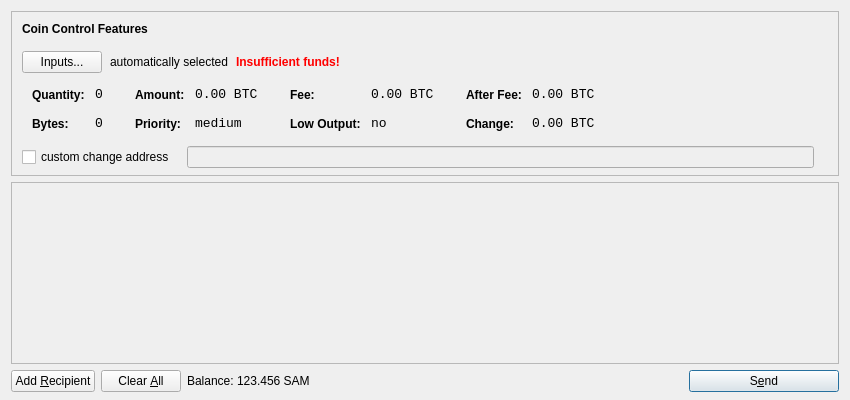
<?xml version="1.0" encoding="UTF-8"?>
<ui version="4.0">
 <class>SendCoinsDialog</class>
 <widget class="QDialog" name="SendCoinsDialog">
  <property name="geometry">
   <rect>
    <x>0</x>
    <y>0</y>
    <width>850</width>
    <height>400</height>
   </rect>
  </property>
  <property name="windowTitle">
   <string>Send Coins</string>
  </property>
  <layout class="QVBoxLayout" name="verticalLayout" stretch="0,1,0">
   <property name="bottomMargin">
    <number>8</number>
   </property>
   <item>
    <widget class="QFrame" name="frameCoinControl">
     <property name="sizePolicy">
      <sizepolicy hsizetype="Expanding" vsizetype="Expanding">
       <horstretch>0</horstretch>
       <verstretch>0</verstretch>
      </sizepolicy>
     </property>
     <property name="maximumSize">
      <size>
       <width>16777215</width>
       <height>16777215</height>
      </size>
     </property>
     <property name="frameShape">
      <enum>QFrame::StyledPanel</enum>
     </property>
     <property name="frameShadow">
      <enum>QFrame::Sunken</enum>
     </property>
     <layout class="QVBoxLayout" name="verticalLayoutCoinControl2">
      <property name="spacing">
       <number>-1</number>
      </property>
      <property name="leftMargin">
       <number>0</number>
      </property>
      <property name="topMargin">
       <number>0</number>
      </property>
      <property name="rightMargin">
       <number>0</number>
      </property>
      <property name="bottomMargin">
       <number>6</number>
      </property>
      <item>
       <layout class="QVBoxLayout" name="verticalLayoutCoinControl" stretch="0,0,0,0,1">
        <property name="spacing">
         <number>0</number>
        </property>
        <property name="leftMargin">
         <number>10</number>
        </property>
        <property name="topMargin">
         <number>10</number>
        </property>
        <item>
         <layout class="QHBoxLayout" name="horizontalLayoutCoinControl1">
          <property name="bottomMargin">
           <number>15</number>
          </property>
          <item>
           <widget class="QLabel" name="labelCoinControlFeatures">
            <property name="sizePolicy">
             <sizepolicy hsizetype="Preferred" vsizetype="Maximum">
              <horstretch>0</horstretch>
              <verstretch>0</verstretch>
             </sizepolicy>
            </property>
            <property name="font">
             <font>
              <weight>75</weight>
              <bold>true</bold>
             </font>
            </property>
            <property name="styleSheet">
             <string notr="true">font-weight:bold;</string>
            </property>
            <property name="text">
             <string>Coin Control Features</string>
            </property>
           </widget>
          </item>
         </layout>
        </item>
        <item>
         <layout class="QHBoxLayout" name="horizontalLayoutCoinControl2" stretch="0,0,0,0">
          <property name="spacing">
           <number>8</number>
          </property>
          <property name="bottomMargin">
           <number>10</number>
          </property>
          <item>
           <widget class="QPushButton" name="pushButtonCoinControl">
            <property name="styleSheet">
             <string notr="true"/>
            </property>
            <property name="text">
             <string>Inputs...</string>
            </property>
           </widget>
          </item>
          <item>
           <widget class="QLabel" name="labelCoinControlAutomaticallySelected">
            <property name="text">
             <string>automatically selected</string>
            </property>
            <property name="margin">
             <number>5</number>
            </property>
           </widget>
          </item>
          <item>
           <widget class="QLabel" name="labelCoinControlInsuffFunds">
            <property name="font">
             <font>
              <weight>75</weight>
              <bold>true</bold>
             </font>
            </property>
            <property name="styleSheet">
             <string notr="true">color:red;font-weight:bold;</string>
            </property>
            <property name="text">
             <string>Insufficient funds!</string>
            </property>
            <property name="margin">
             <number>5</number>
            </property>
           </widget>
          </item>
          <item>
           <spacer name="horizontalSpacerCoinControl">
            <property name="orientation">
             <enum>Qt::Horizontal</enum>
            </property>
            <property name="sizeHint" stdset="0">
             <size>
              <width>40</width>
              <height>1</height>
             </size>
            </property>
           </spacer>
          </item>
         </layout>
        </item>
        <item>
         <widget class="QWidget" name="widgetCoinControl" native="true">
          <property name="sizePolicy">
           <sizepolicy hsizetype="Preferred" vsizetype="Preferred">
            <horstretch>0</horstretch>
            <verstretch>0</verstretch>
           </sizepolicy>
          </property>
          <property name="minimumSize">
           <size>
            <width>0</width>
            <height>0</height>
           </size>
          </property>
          <property name="styleSheet">
           <string notr="true"/>
          </property>
          <layout class="QHBoxLayout" name="horizontalLayoutCoinControl5">
           <property name="margin">
            <number>0</number>
           </property>
           <item>
            <layout class="QHBoxLayout" name="horizontalLayoutCoinControl3" stretch="0,0,0,1">
             <property name="spacing">
              <number>20</number>
             </property>
             <property name="topMargin">
              <number>0</number>
             </property>
             <property name="bottomMargin">
              <number>10</number>
             </property>
             <item>
              <layout class="QFormLayout" name="formLayoutCoinControl1">
               <property name="horizontalSpacing">
                <number>10</number>
               </property>
               <property name="verticalSpacing">
                <number>14</number>
               </property>
               <property name="leftMargin">
                <number>10</number>
               </property>
               <property name="topMargin">
                <number>4</number>
               </property>
               <property name="rightMargin">
                <number>6</number>
               </property>
               <item row="0" column="0">
                <widget class="QLabel" name="labelCoinControlQuantityText">
                 <property name="styleSheet">
                  <string notr="true">font-weight:bold;</string>
                 </property>
                 <property name="text">
                  <string>Quantity:</string>
                 </property>
                 <property name="margin">
                  <number>0</number>
                 </property>
                </widget>
               </item>
               <item row="0" column="1">
                <widget class="QLabel" name="labelCoinControlQuantity">
                 <property name="font">
                  <font>
                   <family>Monospace</family>
                   <pointsize>10</pointsize>
                  </font>
                 </property>
                 <property name="cursor">
                  <cursorShape>IBeamCursor</cursorShape>
                 </property>
                 <property name="contextMenuPolicy">
                  <enum>Qt::ActionsContextMenu</enum>
                 </property>
                 <property name="text">
                  <string notr="true">0</string>
                 </property>
                 <property name="margin">
                  <number>0</number>
                 </property>
                 <property name="textInteractionFlags">
                  <set>Qt::LinksAccessibleByMouse|Qt::TextSelectableByKeyboard|Qt::TextSelectableByMouse</set>
                 </property>
                </widget>
               </item>
               <item row="1" column="0">
                <widget class="QLabel" name="labelCoinControlBytesText">
                 <property name="styleSheet">
                  <string notr="true">font-weight:bold;</string>
                 </property>
                 <property name="text">
                  <string>Bytes:</string>
                 </property>
                </widget>
               </item>
               <item row="1" column="1">
                <widget class="QLabel" name="labelCoinControlBytes">
                 <property name="font">
                  <font>
                   <family>Monospace</family>
                   <pointsize>10</pointsize>
                  </font>
                 </property>
                 <property name="cursor">
                  <cursorShape>IBeamCursor</cursorShape>
                 </property>
                 <property name="contextMenuPolicy">
                  <enum>Qt::ActionsContextMenu</enum>
                 </property>
                 <property name="text">
                  <string notr="true">0</string>
                 </property>
                 <property name="textInteractionFlags">
                  <set>Qt::LinksAccessibleByMouse|Qt::TextSelectableByKeyboard|Qt::TextSelectableByMouse</set>
                 </property>
                </widget>
               </item>
              </layout>
             </item>
             <item>
              <layout class="QFormLayout" name="formLayoutCoinControl2">
               <property name="horizontalSpacing">
                <number>10</number>
               </property>
               <property name="verticalSpacing">
                <number>14</number>
               </property>
               <property name="leftMargin">
                <number>6</number>
               </property>
               <property name="topMargin">
                <number>4</number>
               </property>
               <property name="rightMargin">
                <number>6</number>
               </property>
               <item row="0" column="0">
                <widget class="QLabel" name="labelCoinControlAmountText">
                 <property name="styleSheet">
                  <string notr="true">font-weight:bold;</string>
                 </property>
                 <property name="text">
                  <string>Amount:</string>
                 </property>
                 <property name="margin">
                  <number>0</number>
                 </property>
                </widget>
               </item>
               <item row="0" column="1">
                <widget class="QLabel" name="labelCoinControlAmount">
                 <property name="font">
                  <font>
                   <family>Monospace</family>
                   <pointsize>10</pointsize>
                  </font>
                 </property>
                 <property name="cursor">
                  <cursorShape>IBeamCursor</cursorShape>
                 </property>
                 <property name="contextMenuPolicy">
                  <enum>Qt::ActionsContextMenu</enum>
                 </property>
                 <property name="text">
                  <string notr="true">0.00 BTC</string>
                 </property>
                 <property name="textInteractionFlags">
                  <set>Qt::LinksAccessibleByMouse|Qt::TextSelectableByKeyboard|Qt::TextSelectableByMouse</set>
                 </property>
                </widget>
               </item>
               <item row="1" column="0">
                <widget class="QLabel" name="labelCoinControlPriorityText">
                 <property name="styleSheet">
                  <string notr="true">font-weight:bold;</string>
                 </property>
                 <property name="text">
                  <string>Priority:</string>
                 </property>
                </widget>
               </item>
               <item row="1" column="1">
                <widget class="QLabel" name="labelCoinControlPriority">
                 <property name="font">
                  <font>
                   <family>Monospace</family>
                   <pointsize>10</pointsize>
                  </font>
                 </property>
                 <property name="cursor">
                  <cursorShape>IBeamCursor</cursorShape>
                 </property>
                 <property name="contextMenuPolicy">
                  <enum>Qt::ActionsContextMenu</enum>
                 </property>
                 <property name="text">
                  <string>medium</string>
                 </property>
                 <property name="textInteractionFlags">
                  <set>Qt::LinksAccessibleByMouse|Qt::TextSelectableByKeyboard|Qt::TextSelectableByMouse</set>
                 </property>
                </widget>
               </item>
              </layout>
             </item>
             <item>
              <layout class="QFormLayout" name="formLayoutCoinControl3">
               <property name="horizontalSpacing">
                <number>10</number>
               </property>
               <property name="verticalSpacing">
                <number>14</number>
               </property>
               <property name="leftMargin">
                <number>6</number>
               </property>
               <property name="topMargin">
                <number>4</number>
               </property>
               <property name="rightMargin">
                <number>6</number>
               </property>
               <item row="0" column="0">
                <widget class="QLabel" name="labelCoinControlFeeText">
                 <property name="styleSheet">
                  <string notr="true">font-weight:bold;</string>
                 </property>
                 <property name="text">
                  <string>Fee:</string>
                 </property>
                 <property name="margin">
                  <number>0</number>
                 </property>
                </widget>
               </item>
               <item row="0" column="1">
                <widget class="QLabel" name="labelCoinControlFee">
                 <property name="font">
                  <font>
                   <family>Monospace</family>
                   <pointsize>10</pointsize>
                  </font>
                 </property>
                 <property name="cursor">
                  <cursorShape>IBeamCursor</cursorShape>
                 </property>
                 <property name="contextMenuPolicy">
                  <enum>Qt::ActionsContextMenu</enum>
                 </property>
                 <property name="text">
                  <string notr="true">0.00 BTC</string>
                 </property>
                 <property name="textInteractionFlags">
                  <set>Qt::LinksAccessibleByMouse|Qt::TextSelectableByKeyboard|Qt::TextSelectableByMouse</set>
                 </property>
                </widget>
               </item>
               <item row="1" column="0">
                <widget class="QLabel" name="labelCoinControlLowOutputText">
                 <property name="styleSheet">
                  <string notr="true">font-weight:bold;</string>
                 </property>
                 <property name="text">
                  <string>Low Output:</string>
                 </property>
                </widget>
               </item>
               <item row="1" column="1">
                <widget class="QLabel" name="labelCoinControlLowOutput">
                 <property name="font">
                  <font>
                   <family>Monospace</family>
                   <pointsize>10</pointsize>
                  </font>
                 </property>
                 <property name="cursor">
                  <cursorShape>IBeamCursor</cursorShape>
                 </property>
                 <property name="contextMenuPolicy">
                  <enum>Qt::ActionsContextMenu</enum>
                 </property>
                 <property name="text">
                  <string>no</string>
                 </property>
                 <property name="textInteractionFlags">
                  <set>Qt::LinksAccessibleByMouse|Qt::TextSelectableByKeyboard|Qt::TextSelectableByMouse</set>
                 </property>
                </widget>
               </item>
              </layout>
             </item>
             <item>
              <layout class="QFormLayout" name="formLayoutCoinControl4">
               <property name="horizontalSpacing">
                <number>10</number>
               </property>
               <property name="verticalSpacing">
                <number>14</number>
               </property>
               <property name="leftMargin">
                <number>6</number>
               </property>
               <property name="topMargin">
                <number>4</number>
               </property>
               <property name="rightMargin">
                <number>6</number>
               </property>
               <item row="0" column="0">
                <widget class="QLabel" name="labelCoinControlAfterFeeText">
                 <property name="styleSheet">
                  <string notr="true">font-weight:bold;</string>
                 </property>
                 <property name="text">
                  <string>After Fee:</string>
                 </property>
                 <property name="margin">
                  <number>0</number>
                 </property>
                </widget>
               </item>
               <item row="0" column="1">
                <widget class="QLabel" name="labelCoinControlAfterFee">
                 <property name="font">
                  <font>
                   <family>Monospace</family>
                   <pointsize>10</pointsize>
                  </font>
                 </property>
                 <property name="cursor">
                  <cursorShape>IBeamCursor</cursorShape>
                 </property>
                 <property name="contextMenuPolicy">
                  <enum>Qt::ActionsContextMenu</enum>
                 </property>
                 <property name="text">
                  <string notr="true">0.00 BTC</string>
                 </property>
                 <property name="textInteractionFlags">
                  <set>Qt::LinksAccessibleByMouse|Qt::TextSelectableByKeyboard|Qt::TextSelectableByMouse</set>
                 </property>
                </widget>
               </item>
               <item row="1" column="0">
                <widget class="QLabel" name="labelCoinControlChangeText">
                 <property name="styleSheet">
                  <string notr="true">font-weight:bold;</string>
                 </property>
                 <property name="text">
                  <string>Change:</string>
                 </property>
                </widget>
               </item>
               <item row="1" column="1">
                <widget class="QLabel" name="labelCoinControlChange">
                 <property name="font">
                  <font>
                   <family>Monospace</family>
                   <pointsize>10</pointsize>
                  </font>
                 </property>
                 <property name="cursor">
                  <cursorShape>IBeamCursor</cursorShape>
                 </property>
                 <property name="contextMenuPolicy">
                  <enum>Qt::ActionsContextMenu</enum>
                 </property>
                 <property name="text">
                  <string notr="true">0.00 BTC</string>
                 </property>
                 <property name="textInteractionFlags">
                  <set>Qt::LinksAccessibleByMouse|Qt::TextSelectableByKeyboard|Qt::TextSelectableByMouse</set>
                 </property>
                </widget>
               </item>
              </layout>
             </item>
            </layout>
           </item>
          </layout>
         </widget>
        </item>
        <item>
         <layout class="QHBoxLayout" name="horizontalLayoutCoinControl4" stretch="0,0,0">
          <property name="spacing">
           <number>12</number>
          </property>
          <property name="sizeConstraint">
           <enum>QLayout::SetDefaultConstraint</enum>
          </property>
          <property name="topMargin">
           <number>5</number>
          </property>
          <property name="rightMargin">
           <number>5</number>
          </property>
          <item>
           <widget class="QCheckBox" name="checkBoxCoinControlChange">
            <property name="text">
             <string>custom change address</string>
            </property>
           </widget>
          </item>
          <item>
           <widget class="QLineEdit" name="lineEditCoinControlChange">
            <property name="enabled">
             <bool>false</bool>
            </property>
            <property name="sizePolicy">
             <sizepolicy hsizetype="Expanding" vsizetype="Fixed">
              <horstretch>0</horstretch>
              <verstretch>0</verstretch>
             </sizepolicy>
            </property>
           </widget>
          </item>
          <item>
           <widget class="QLabel" name="labelCoinControlChangeLabel">
            <property name="sizePolicy">
             <sizepolicy hsizetype="Preferred" vsizetype="Expanding">
              <horstretch>0</horstretch>
              <verstretch>0</verstretch>
             </sizepolicy>
            </property>
            <property name="minimumSize">
             <size>
              <width>0</width>
              <height>0</height>
             </size>
            </property>
            <property name="text">
             <string/>
            </property>
            <property name="margin">
             <number>3</number>
            </property>
           </widget>
          </item>
         </layout>
        </item>
        <item>
         <spacer name="verticalSpacerCoinControl">
          <property name="orientation">
           <enum>Qt::Vertical</enum>
          </property>
          <property name="sizeHint" stdset="0">
           <size>
            <width>800</width>
            <height>1</height>
           </size>
          </property>
         </spacer>
        </item>
       </layout>
      </item>
     </layout>
    </widget>
   </item>
   <item>
    <widget class="QScrollArea" name="scrollArea">
     <property name="widgetResizable">
      <bool>true</bool>
     </property>
     <widget class="QWidget" name="scrollAreaWidgetContents">
      <property name="geometry">
       <rect>
        <x>0</x>
        <y>0</y>
        <width>830</width>
        <height>165</height>
       </rect>
      </property>
      <layout class="QVBoxLayout" name="verticalLayout_2">
       <property name="margin">
        <number>0</number>
       </property>
       <item>
        <layout class="QVBoxLayout" name="entries">
         <property name="spacing">
          <number>6</number>
         </property>
        </layout>
       </item>
       <item>
        <spacer name="verticalSpacer">
         <property name="orientation">
          <enum>Qt::Vertical</enum>
         </property>
         <property name="sizeHint" stdset="0">
          <size>
           <width>20</width>
           <height>40</height>
          </size>
         </property>
        </spacer>
       </item>
      </layout>
     </widget>
    </widget>
   </item>
   <item>
    <layout class="QHBoxLayout" name="horizontalLayout">
     <item>
      <widget class="QPushButton" name="addButton">
       <property name="toolTip">
        <string>Send to multiple recipients at once</string>
       </property>
       <property name="text">
        <string>Add &amp;Recipient</string>
       </property>
       <property name="icon">
        <iconset resource="../bitcoin.qrc">
         <normaloff>:/icons/add</normaloff>:/icons/add</iconset>
       </property>
       <property name="autoDefault">
        <bool>false</bool>
       </property>
      </widget>
     </item>
     <item>
      <widget class="QPushButton" name="clearButton">
       <property name="sizePolicy">
        <sizepolicy hsizetype="Minimum" vsizetype="Fixed">
         <horstretch>0</horstretch>
         <verstretch>0</verstretch>
        </sizepolicy>
       </property>
       <property name="toolTip">
        <string>Remove all transaction fields</string>
       </property>
       <property name="text">
        <string>Clear &amp;All</string>
       </property>
       <property name="icon">
        <iconset resource="../bitcoin.qrc">
         <normaloff>:/icons/remove</normaloff>:/icons/remove</iconset>
       </property>
       <property name="autoRepeatDelay">
        <number>300</number>
       </property>
       <property name="autoDefault">
        <bool>false</bool>
       </property>
      </widget>
     </item>
     <item>
      <layout class="QHBoxLayout" name="horizontalLayout_2">
       <property name="spacing">
        <number>3</number>
       </property>
       <item>
        <widget class="QLabel" name="label">
         <property name="text">
          <string>Balance:</string>
         </property>
        </widget>
       </item>
       <item>
        <widget class="QLabel" name="labelBalance">
         <property name="cursor">
          <cursorShape>IBeamCursor</cursorShape>
         </property>
         <property name="text">
          <string>123.456 SAM</string>
         </property>
         <property name="textInteractionFlags">
          <set>Qt::LinksAccessibleByMouse|Qt::TextSelectableByKeyboard|Qt::TextSelectableByMouse</set>
         </property>
        </widget>
       </item>
      </layout>
     </item>
     <item>
      <spacer name="horizontalSpacer">
       <property name="orientation">
        <enum>Qt::Horizontal</enum>
       </property>
       <property name="sizeHint" stdset="0">
        <size>
         <width>40</width>
         <height>20</height>
        </size>
       </property>
      </spacer>
     </item>
     <item>
      <widget class="QPushButton" name="sendButton">
       <property name="minimumSize">
        <size>
         <width>150</width>
         <height>0</height>
        </size>
       </property>
       <property name="toolTip">
        <string>Confirm the send action</string>
       </property>
       <property name="text">
        <string>S&amp;end</string>
       </property>
       <property name="icon">
        <iconset resource="../bitcoin.qrc">
         <normaloff>:/icons/send</normaloff>:/icons/send</iconset>
       </property>
       <property name="default">
        <bool>true</bool>
       </property>
      </widget>
     </item>
    </layout>
   </item>
  </layout>
 </widget>
 <resources>
  <include location="../bitcoin.qrc"/>
 </resources>
 <connections/>
</ui>
